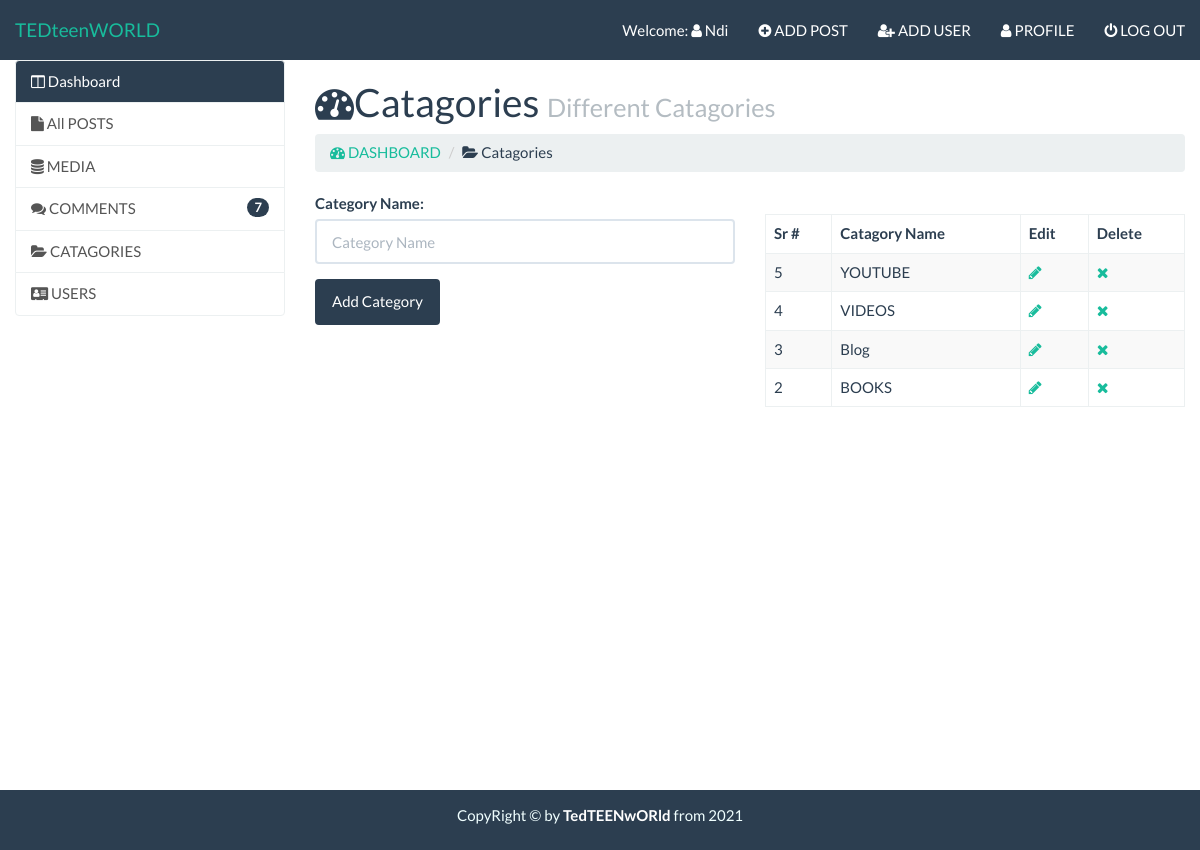
Screenshot of /admin/categories.php (signed in) with the database file from the repository.
### tables this page shows
CREATE TABLE `categories` (
  `id` int(11) NOT NULL,
  `category` varchar(255) NOT NULL
);

### admin/categories.php (the view, shortened to what this page needs)
<?php require_once('inc/top.php');
require_once('../inc/db.php');
?>
  </head>
  <body>
 <div id="wrapper">
    <?php require_once('inc/header.php');
?>
  <div class="container-fluid body-section">
      <div class="row">
          <div class="col-md-3">
              <?php require_once('inc/sidebar.php');
?>
          </div>
          <div class="col-md-9">
             <h1><i class="fa fa-tachometer"></i>Catagories <small>Different Catagories</small></h1>
              <ol class="breadcrumb">
  <li ><a href="index.html"><i class="fa fa-tachometer"></i> DASHBOARD</a></li>
  <li class="Active"><i class="fa fa-folder-open"></i> Catagories</li>
</ol>
  <div class="row">
      <div class="col-md-6">
         <form action="" method="post">
                                <div class="form-group">
                                    <label for="category">Category Name:</label>
                                    <input type="text" placeholder="Category Name" class="form-control" name="cat-name">
                                </div>
                                <input type="submit" value="Add Category" name="submit" class="btn btn-primary">
                            </form>
      </div>
      <div class="col-md-6"><br>
         <?php
                            $get_query = "SELECT * FROM categories ORDER BY id DESC";
                            $get_run = mysqli_query($connection, $get_query);
                            if(mysqli_num_rows($get_run) > 0){
                            ?>
          <table class="table table-hover table-striped table-bordered">
              <thead>
                  <tr>
                      <th>Sr #</th>
                      <th>Catagory Name</th>
                      <th>Edit</th>
                      <th>Delete</th>
                  </tr>
              </thead>
            <tbody>
               <?php
                                    while($get_row = mysqli_fetch_array($get_run)){
                                        $category_id = $get_row['id'];
                                        $category_name = $get_row['category'];
                                    ?>
                <tr>
                     <td><?php echo $category_id;?></td>
                                        <td><?php echo ucfirst($category_name);?></td>
                                        <td><a href="categories.php?edit=<?php echo $category_id;?>"><i class="fa fa-pencil"></i></a></td>
                                        <td><a href="categories.php?del=<?php echo $category_id;?>"><i class="fa fa-times"></i></a></td>
                </tr>
                <?php }?>
            </tbody>
          </table>
            <?php
                            }
                            else{
                                echo "<center><h3>No Categories Found</h3></center>";
                            }
                            ?>
      </div>
  </div>
          </div>
      </div>
  </div>
      <?php require_once('inc/footer.php');
?>

### admin/css/style.css (style rules this page uses)
html,body { height: 100%; }
body { padding-top: 60px; }
#wrapper { min-height: 100%; position: relative; }
.body-section { padding-bottom: 170px; }

### rows the page displays
categories: id "5", category "YOUTUBE"
categories: id "4", category "VIDEOS"
categories: id "3", category "Blog"
categories: id "2", category "BOOKS"

### other values shown
$session_username2 "Ndi"
$num_of_rows "7"
